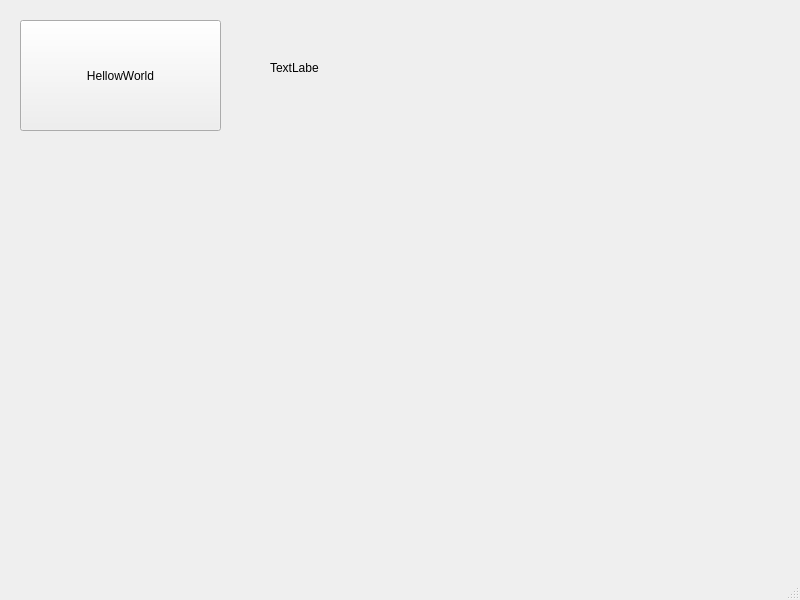
<?xml version="1.0" encoding="UTF-8"?>
<ui version="4.0">
 <class>MainWindow</class>
 <widget class="QMainWindow" name="MainWindow">
  <property name="geometry">
   <rect>
    <x>0</x>
    <y>0</y>
    <width>800</width>
    <height>600</height>
   </rect>
  </property>
  <property name="windowTitle">
   <string>MainWindow</string>
  </property>
  <widget class="QWidget" name="centralwidget">
   <widget class="QPushButton" name="HellowWorldBtn">
    <property name="geometry">
     <rect>
      <x>20</x>
      <y>20</y>
      <width>201</width>
      <height>111</height>
     </rect>
    </property>
    <property name="text">
     <string>HellowWorld</string>
    </property>
   </widget>
   <widget class="QLabel" name="label">
    <property name="geometry">
     <rect>
      <x>270</x>
      <y>60</y>
      <width>49</width>
      <height>16</height>
     </rect>
    </property>
    <property name="text">
     <string>TextLabel</string>
    </property>
   </widget>
  </widget>
  <widget class="QMenuBar" name="menubar">
   <property name="geometry">
    <rect>
     <x>0</x>
     <y>0</y>
     <width>800</width>
     <height>22</height>
    </rect>
   </property>
  </widget>
  <widget class="QStatusBar" name="statusbar"/>
 </widget>
 <resources/>
 <connections/>
</ui>
